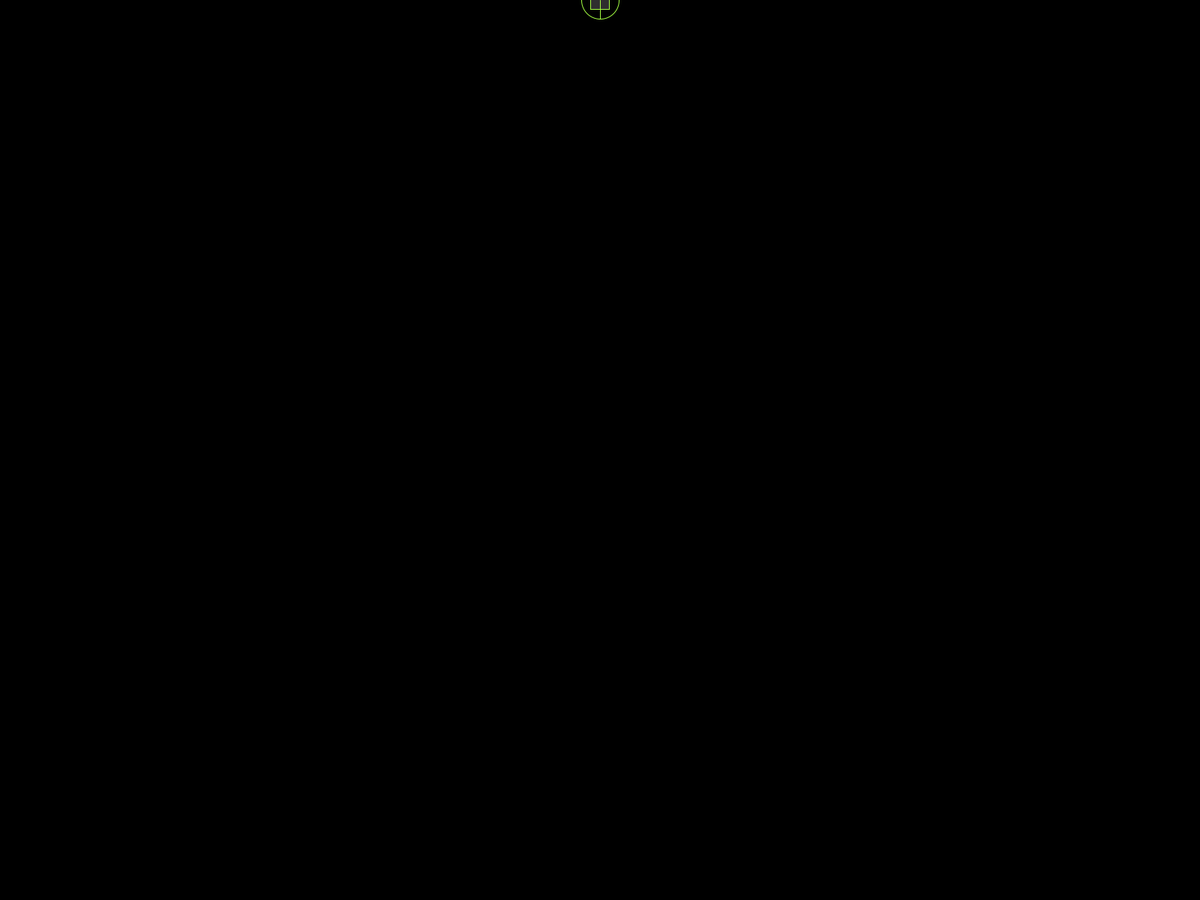
Frame 1 (no input)
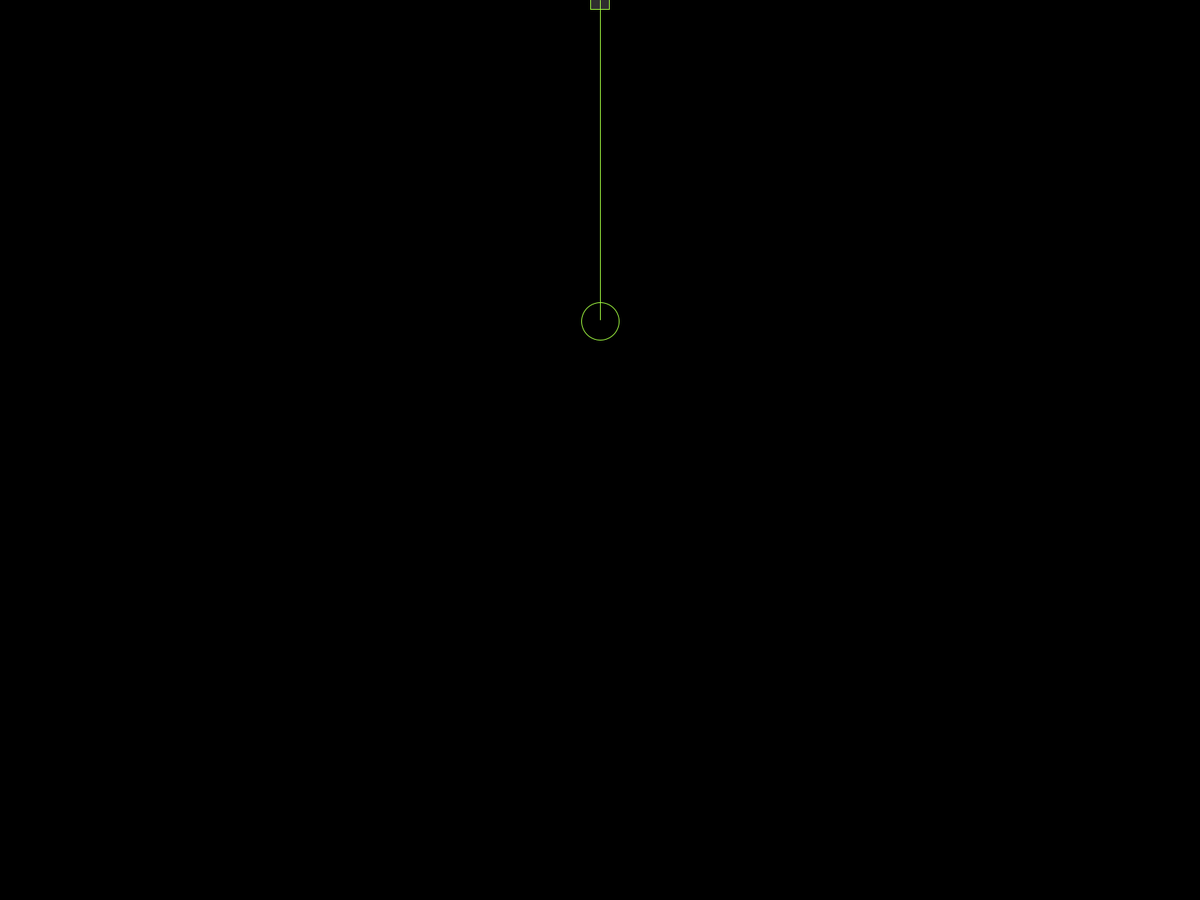
Frame 60 (the mouse pressed at the canvas centre just before this capture)
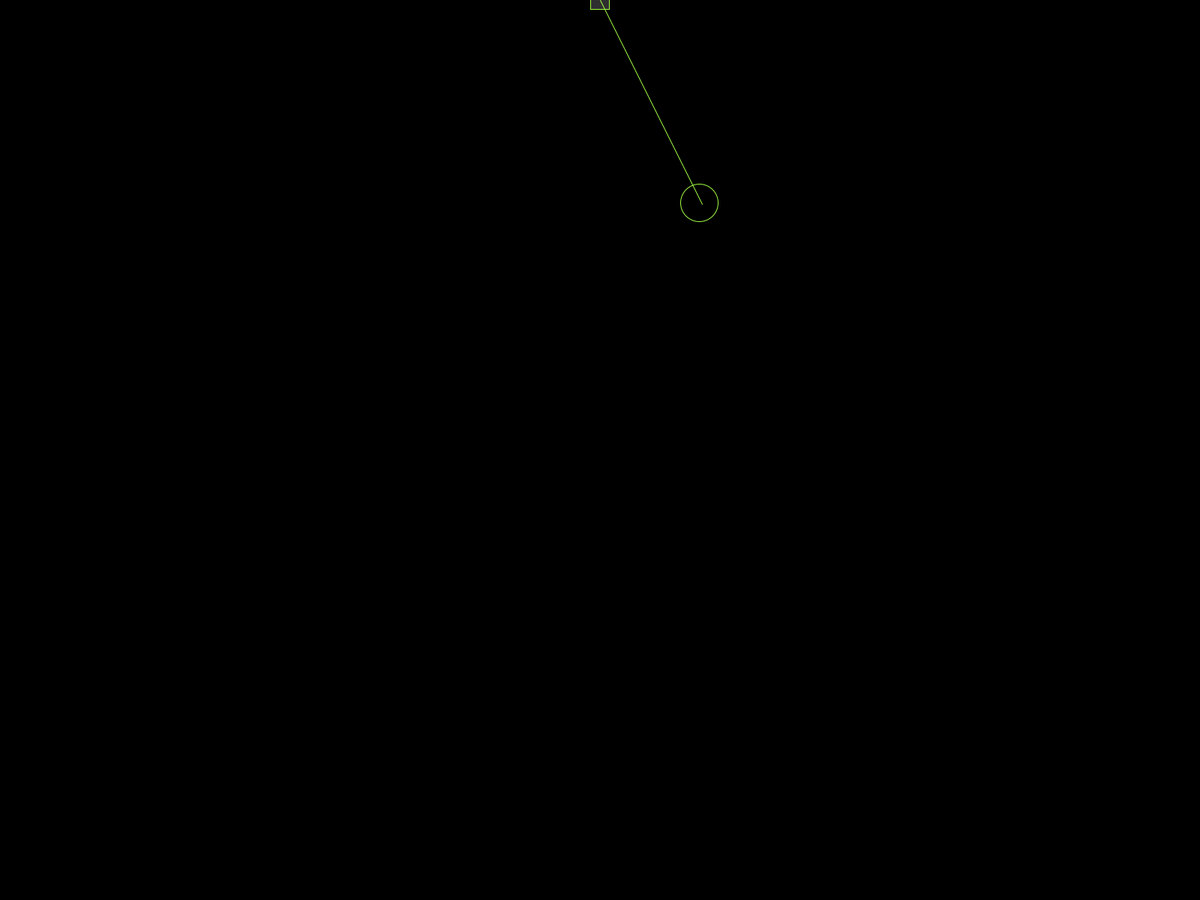
Frame 120 (the mouse held since frame 60 and released just before this capture)

The Processing sketch that drew these frames (run headless with seeded random() and noise(); from frame 60 on, the mouse is pressed at the canvas centre):

// Processing sketch: Elasticos
// ── Elasticos.pde
Mover bob;
float restL;
float k;
PVector origin;


void setup(){
  fullScreen();
  rectMode(CENTER);
  restL = 250;
  bob = new Mover(width/2, 0, 25);
  origin = new PVector(width/2, 0);
  k = 0.1;
}

void draw(){
  background(0);
  noFill();
  stroke(255);
  
  PVector G = new PVector(0, 0.3);
  G.mult(bob.mass);
  
  PVector air_drag = bob.velocity.copy();
  air_drag.setMag(-0.1 * bob.velocity.magSq());
  
  PVector wind = new PVector(3, 0);
  
  PVector spring = PVector.sub(bob.position, origin); // Calculando o tamanho atual a mola, tanto quanto a direção do vetor da força
  float stretch = spring.mag() - restL; // Distorção = cumprimento atual - cumprimento de repouso
  spring.setMag(-k * stretch); // Fórmula da força elástica
  
  if(mousePressed){
    bob.applyForce(wind);
  }
  bob.applyForce(G); 
  bob.applyForce(air_drag);
  bob.applyForce(spring);
  
  
  bob.show();
  bob.update();
  bob.borders();
  
  fill(150, 80);
  rect(origin.x, origin.y, 25, 25);
  line(bob.position.x, bob.position.y, origin.x, origin.y);
}

// ── Mover.pde
class Mover{
  PVector position;
  PVector velocity;
  PVector acceleration;
  float mass;
  int R, B;
  
  Mover(float _x, float _y, float _m){
    this.position = new PVector(_x, _y);
    this.velocity = new PVector(0, 0);
    this.acceleration = new PVector(0, 0);
    this.R = (int) random(0, 255);
    this.B = (int) random(0, 255);
    this.mass = _m;
  }
  
  void applyForce(PVector f){
    PVector force = PVector.div(f, this.mass);
    this.acceleration.add(force);
  }
  
  void update(){
    this.velocity.add(this.acceleration);
    this.position.add(this.velocity);
    this.acceleration.mult(0);
  }
 
  void borders(){
    if(this.position.x + this.mass > width) {
       this.position.x = width - this.mass;
       this.velocity.x *= -0.8;
    }
    if(this.position.x - this.mass < 0) { 
      this.position.x = 0 + this.mass; 
      this.velocity.x *= -0.8;
    }
    if(this.position.y + this.mass > height) {
      this.position.y = height - this.mass;
      this.velocity.y *= -0.5;
    }
    if(this.position.y - this.mass < 0) {
      this.position.y = 0 + this.mass;
      this.velocity.y *= -0.9;
    }
  }
  
  void show(){
    noFill();
    stroke(this.R, 255, this.B);
    ellipse(this.position.x, this.position.y, this.mass*2, this.mass*2);
  }
}

// ── Spring.pde
class Spring{
  PVector position;
  float restL;
  float K;
  boolean connected;
  
  Spring(float _x, float _y, float _rL, float _k){
    this.position = new PVector(_x, _y);
    this.restL = _rL;
    this.K = _k;
    connected = false;
  }
  
  boolean contains(float _x, float _y){
    return (_x > (this.position.x - 10) && _x < (this.position.x + 10) && _y > (this.position.y - 10) && _y < (this.position.y + 10));
  }
  
  void drag(Mover sir){
    if(this.connected){
      PVector spring = PVector.sub(sir.position, this.position); // Calculando o tamanho atual a mola, tanto quanto a direção do vetor da força
      float stretch = spring.mag() - this.restL; // Distorção = cumprimento atual - cumprimento de repouso
      spring.setMag(-this.K * stretch); // Fórmula da força elástica
      sir.applyForce(spring);
      line(sir.position.x, sir.position.y, this.position.x, this.position.y);
    }
  }
  
  void connect(){
    this.connected = true;
  }
  
  void disconnect(){
    this.connected = false;
  }
  
  void show(){
    fill(150, 80);
    if(this.contains(mouseX, mouseY)){
      fill(0, 255, 100, 80);
    }
    rect(this.position.x, this.position.y, 20, 20);
  }
}
